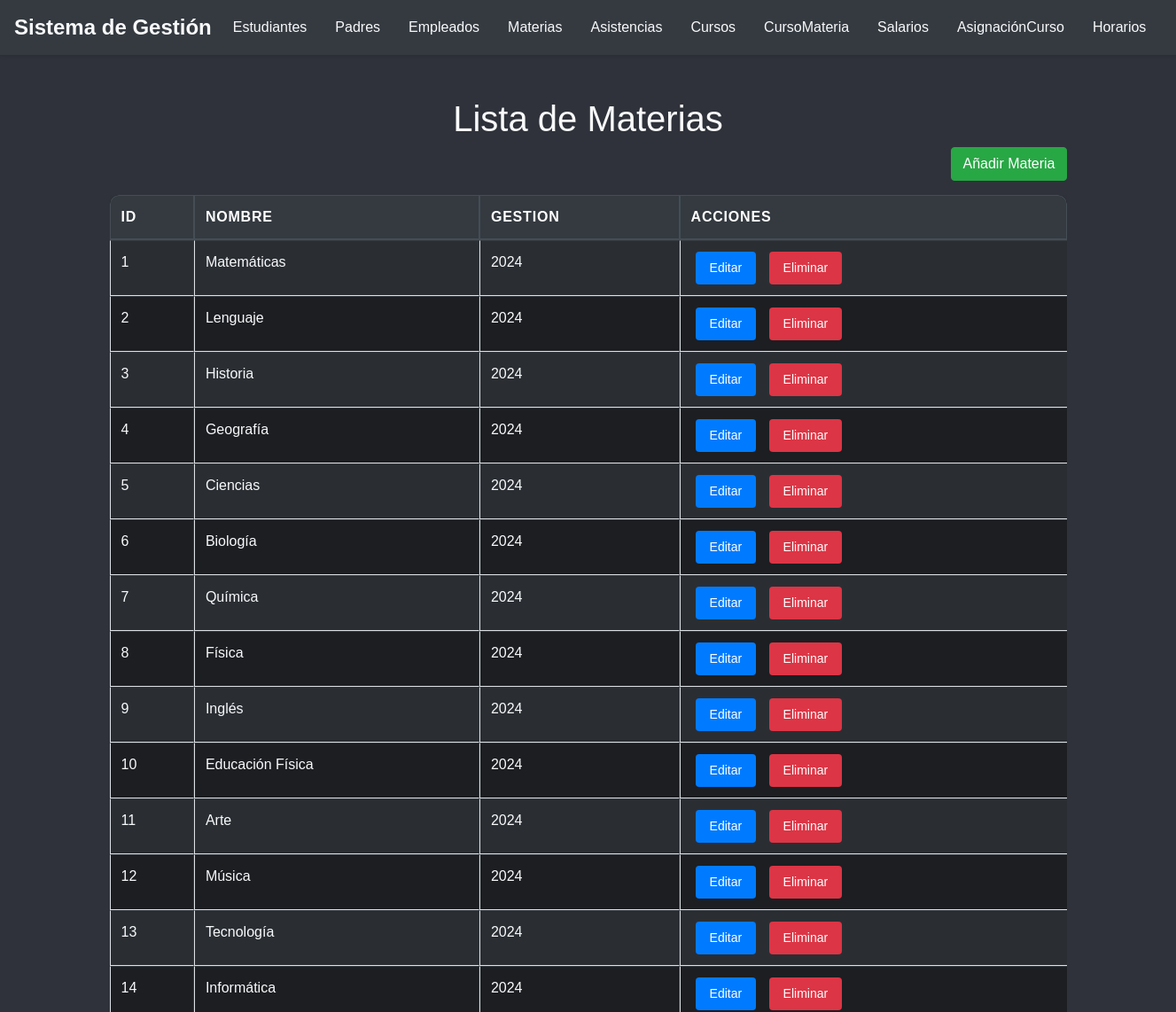
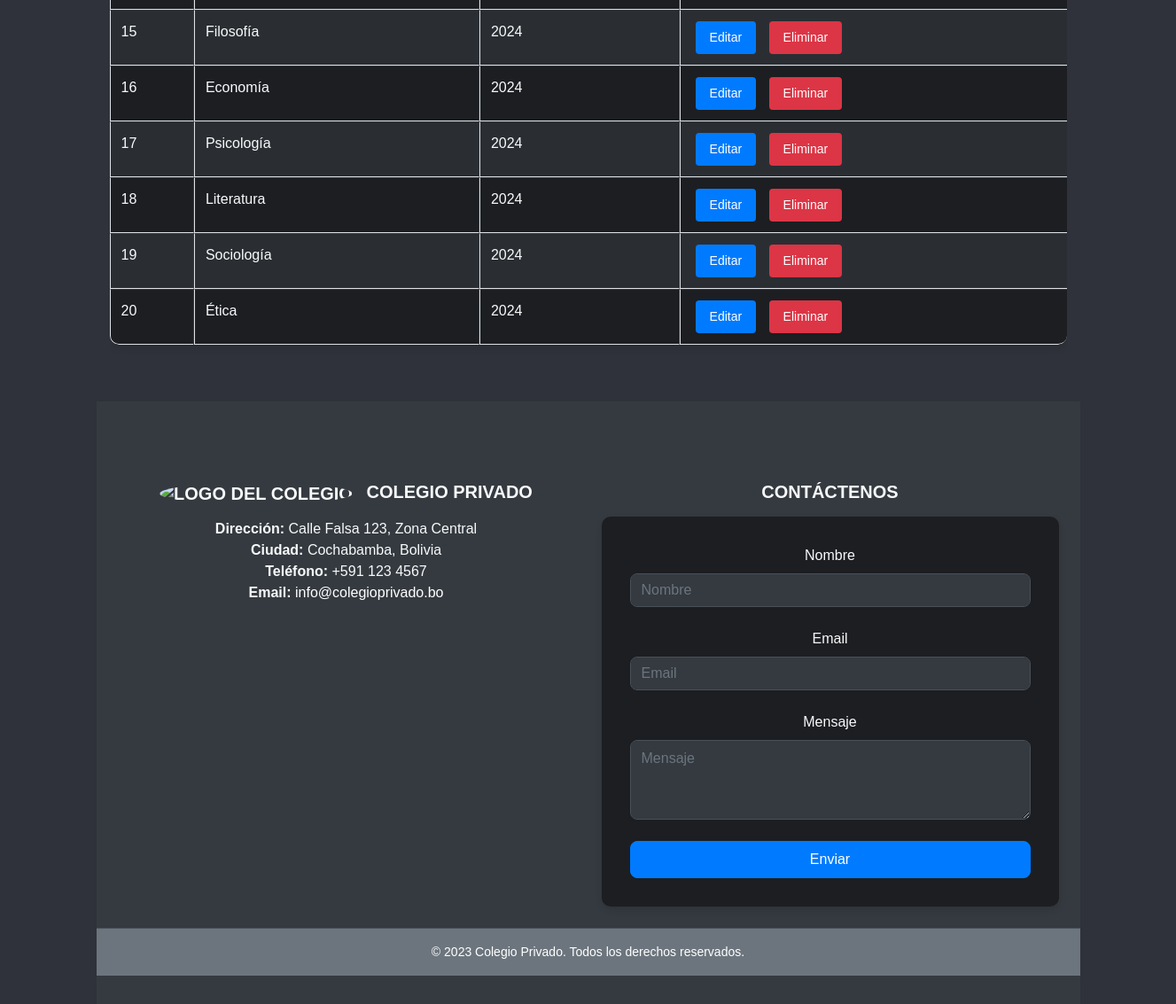
The app's page /materia/index.php with its own data (2 pictures, top to bottom).
### tables this page shows
CREATE TABLE MATERIA
(
    codMateria    INT AUTO_INCREMENT,
    nombreMateria VARCHAR(45) NOT NULL,
    gestion       VARCHAR(4)  NOT NULL,
    CONSTRAINT PK_MATERIA PRIMARY KEY (codMateria)
);

### materia/index.php (the view, shortened to what this page needs)
<?php
include '../conexion.php';
include '../header.php';
?>
<div class="container-fluid">
    <h1 class="text-center mt-5 text-light">Lista de Materias</h1>
    <div class="mb-3 text-right">
        <a href="anadir.php" class="btn btn-success">Añadir Materia</a>
    </div>
    <div class="table-responsive mt-3">
        <table class="table table-bordered table-striped w-100">
            <thead class="thead-dark">
                <tr>
                    <th>ID</th>
                    <th>Nombre</th>
                    <th>Gestion</th>
                    <th>Acciones</th>
                </tr>
            </thead>
            <tbody>
                <?php
                $sql = "SELECT * FROM MATERIA";
                $result = $conexion->query($sql);
                if ($result->num_rows > 0) {
                    while($row = $result->fetch_assoc()) {
                        echo "<tr>
                                <td>" . $row["codMateria"]. "</td>
                                <td>" . $row["nombreMateria"]. "</td>
                                <td>" . $row["gestion"]. "</td>
                                <td>
                                    <a href='editar.php?id=".$row["codMateria"]."' class='btn btn-primary btn-sm'>Editar</a>
                                    <a href='eliminar.php?id=".$row["codMateria"]."' class='btn btn-danger btn-sm'>Eliminar</a>
                                </td>
                            </tr>";
                    }
                } else {
                    echo "<tr><td colspan='4' class='text-center'>No hay materias</td></tr>";
                }
                ?>
            </tbody>
        </table>
    </div>
</div>
<?php
include '../footer.php';
?>

### css/styles.css (style rules this page uses)
body { font-family: Arial, sans-serif; margin: 0; background-color: #2f323a; }
h1 { color: #343a40; }
.table { width: 100%; margin-bottom: 1rem; background-color: #1c1e22; color: #f8f9fa; border-collapse: separate; border-spacing: 0; border-radius: 10px; overflow: hidden; box-shadow: 0 4px 8px rgba(0, 0, 0, 0.1); }
.table thead th { vertical-align: bottom; border-bottom: 2px solid #343a40; background-color: #343a40; color: #f8f9fa; text-transform: uppercase; letter-spacing: 0.05em; transition: background-color 0.3s ease-in-out; padding: 0.75rem; }
.table thead th:first-child { border-top-left-radius: 10px; }
.table thead th:last-child { border-top-right-radius: 10px; }
.table tbody tr { transition: background-color 0.3s ease-in-out; }
.table td, .table th { padding: 0.75rem; vertical-align: top; border-top: 1px solid #343a40; }
.table td { border-right: 1px solid #343a40; }
.table td:last-child { border-right: none; }
.table tbody tr:last-child td:first-child { border-bottom-left-radius: 10px; }
.table tbody tr:last-child td:last-child { border-bottom-right-radius: 10px; }
.table .btn { margin: 0 5px; color: #fff; border: none; padding: 0.5rem 1rem; border-radius: 0.25rem; transition: background-color 0.3s ease-in-out; }
.table tbody tr:nth-of-type(odd) { background-color: #2a2e33; }
.btn-primary { color: #fff; background-color: #007bff; border-color: #007bff; padding: 0.5rem 1rem; border-radius: 0.5rem; transition: background-color 0.3s ease-in-out, border-color 0.3s ease-in-out; }

### records on screen
materia: codMateria "1", nombreMateria "Matemáticas", gestion "2024"
materia: codMateria "2", nombreMateria "Lenguaje", gestion "2024"
materia: codMateria "3", nombreMateria "Historia", gestion "2024"
materia: codMateria "4", nombreMateria "Geografía", gestion "2024"
materia: codMateria "5", nombreMateria "Ciencias", gestion "2024"
materia: codMateria "6", nombreMateria "Biología", gestion "2024"
materia: codMateria "7", nombreMateria "Química", gestion "2024"
materia: codMateria "8", nombreMateria "Física", gestion "2024"
materia: codMateria "9", nombreMateria "Inglés", gestion "2024"
materia: codMateria "10", nombreMateria "Educación Física", gestion "2024"
materia: codMateria "11", nombreMateria "Arte", gestion "2024"
materia: codMateria "12", nombreMateria "Música", gestion "2024"
materia: codMateria "13", nombreMateria "Tecnología", gestion "2024"
materia: codMateria "14", nombreMateria "Informática", gestion "2024"
materia: codMateria "15", nombreMateria "Filosofía", gestion "2024"
materia: codMateria "16", nombreMateria "Economía", gestion "2024"
materia: codMateria "17", nombreMateria "Psicología", gestion "2024"
materia: codMateria "18", nombreMateria "Literatura", gestion "2024"
materia: codMateria "19", nombreMateria "Sociología", gestion "2024"
materia: codMateria "20", nombreMateria "Ética", gestion "2024"
